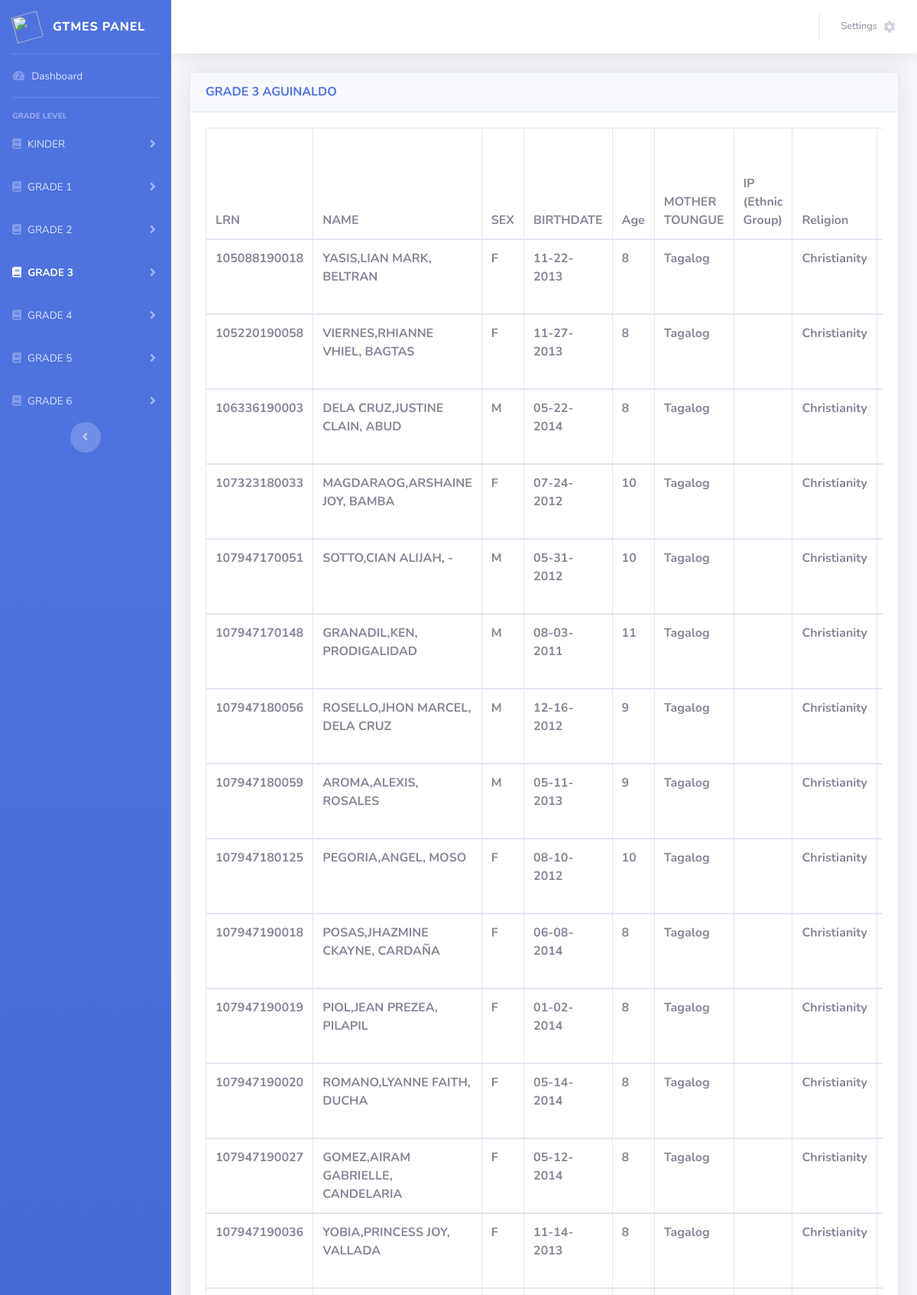
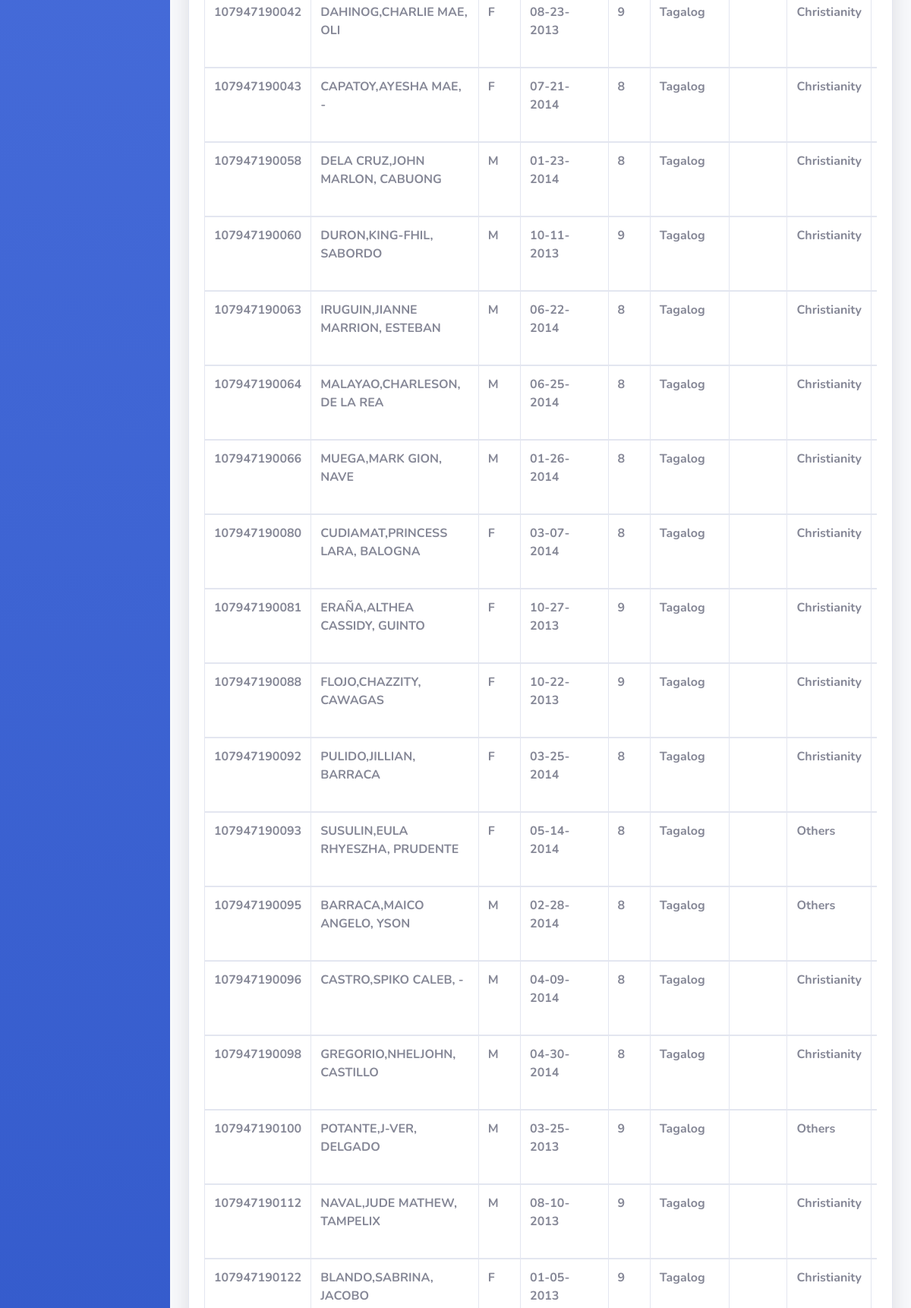
Page /grade3_aguinaldo.php (signed in, upper part) on the committed database (2 pictures, top to bottom).
### tables this page shows
CREATE TABLE `grade3_aguinaldo` (
  `LRN` char(12) NOT NULL,
  `Student_Name` char(150) DEFAULT NULL,
  `Sex` char(1) DEFAULT NULL,
  `Birth_Date` char(10) DEFAULT NULL,
  `Age` char(3) DEFAULT NULL,
  `Mother_Tongue` char(30) DEFAULT NULL,
  `Ethnic_Group` char(30) DEFAULT NULL,
  `Religion` char(30) DEFAULT NULL,
  `House_NO_Street_Sitio_Purok` char(100) DEFAULT NULL,
  `Barangay` char(30) DEFAULT NULL,
  `Municipality` char(30) DEFAULT NULL,
  `Province` char(40) DEFAULT NULL,
  `Father_Name` char(150) DEFAULT NULL,
  `Maiden_Mother_Name` char(150) DEFAULT NULL,
  `Guardian_Name` char(150) DEFAULT NULL,
  `Guardian_Relationship` char(30) DEFAULT NULL,
  `Guardian_Number` char(12) DEFAULT NULL,
  `Learning_Modality` char(30) DEFAULT NULL,
  `Remarks` char(40) DEFAULT NULL
);

### grade3_aguinaldo.php (the view, shortened to what this page needs)
<!DOCTYPE html>
<html lang="en">
<head>
    <link href="vendor/fontawesome-free/css/all.min.css" rel="stylesheet" type="text/css">
    <link href="css/sb-admin-2.min.css" rel="stylesheet">
    <link href="vendor/datatables/dataTables.bootstrap4.min.css" rel="stylesheet">
</head>
<body id="page-top">
    <div id="wrapper">
        <ul class="navbar-nav bg-gradient-primary sidebar sidebar-dark accordion" id="accordionSidebar">
            <a class="sidebar-brand d-flex align-items-center justify-content-center" href="index.php">
                <div class="sidebar-brand-icon rotate-n-15">
                <img width="35" height="35" src="img/logo.png">
                </div>
                <div class="sidebar-brand-text mx-3">GTMES PANEL <sup></sup></div>
            </a>
            <hr class="sidebar-divider my-0">
            <li class="nav-item">
                <a class="nav-link" href="index.php">
                    <i class="fas fa-fw fa-tachometer-alt"></i>
                    <span>Dashboard</span></a>
            </li>
            <hr class="sidebar-divider">
            <div class="sidebar-heading">
                Grade Level
            </div>
            <li class="nav-item">
                <a class="nav-link collapsed" href="#" data-toggle="collapse" data-target="#collapseTwo"
                    aria-expanded="true" aria-controls="collapseTwo">
                    <i class="fa fa-book"></i>
                    <span>KINDER</span>
                </a>
            </li>
            <li class="nav-item">
                <a class="nav-link collapsed" href="#" data-toggle="collapse" data-target="#collapseG1"
                    aria-expanded="true" aria-controls="collapseG1">
                    <i class="fa fa-book"></i>
                    <span>GRADE 1</span>
                </a>
            </li>
            <li class="nav-item">
                <a class="nav-link collapsed" href="#" data-toggle="collapse" data-target="#collapseG2"
                    aria-expanded="true" aria-controls="collapseG2">
                    <i class="fa fa-book"></i>
                    <span>GRADE 2</span>
                </a>
            </li>
            <li class="nav-item active">
                <a class="nav-link collapsed" href="#" data-toggle="collapse" data-target="#collapseG3"
                    aria-expanded="true" aria-controls="collapseG3">
                    <i class="fa fa-book"></i>
                    <span>GRADE 3</span>
                </a>
            </li>
            <li class="nav-item">
                <a class="nav-link collapsed" href="#" data-toggle="collapse" data-target="#collapseG4"
                    aria-expanded="true" aria-controls="collapseG4">
                    <i class="fa fa-book"></i>
                    <span>GRADE 4</span>
                </a>
            </li>
            <li class="nav-item">
                <a class="nav-link collapsed" href="#" data-toggle="collapse" data-target="#collapseG5"
                    aria-expanded="true" aria-controls="collapseG5">
                    <i class="fa fa-book"></i>
                    <span>GRADE 5</span>
                </a>
            </li>
            <li class="nav-item">
                <a class="nav-link collapsed" href="#" data-toggle="collapse" data-target="#collapseG6"
                    aria-expanded="true" aria-controls="collapseG6">
                    <i class="fa fa-book"></i>
                    <span>GRADE 6</span>
                </a>
            </li>
            <div class="text-center d-none d-md-inline">
                <button class="rounded-circle border-0" id="sidebarToggle"></button>
            </div>
        </ul>
        <div id="content-wrapper" class="d-flex flex-column">
            <div id="content">
                <nav class="navbar navbar-expand navbar-light bg-white topbar mb-4 static-top shadow">
                    <ul class="navbar-nav ml-auto">
                         <li class="nav-item dropdown no-arrow">
                            <a class="nav-link dropdown-toggle" href="#" id="userDropdown" role="button"
                                data-toggle="dropdown" aria-haspopup="true" aria-expanded="false">
                                <span class="mr-2 d-none d-lg-inline text-gray-600 small">Settings</span>
                                <i class="fa fa-cog" aria-hidden="true"></i>
                            </a>
                        </li>
                    </ul>
                </nav>
                <div class="container-fluid">
                    <div class="card shadow mb-4">
                        <div class="card-header py-3">
                            <h6 class="m-0 font-weight-bold text-primary">GRADE 3 AGUINALDO</h6>
                        </div>
                        <div class="card-body">
                            <div class="table-responsive">
                                <table class="table table-bordered" id="dataTable" width="100%" cellspacing="0">
                                     <thead>
                                        <tr>
                                            <th>LRN</th>
                                            <th>NAME</th>
                                            <th>SEX</th>
                                            <th>BIRTHDATE</th>
                                            <th>Age</th>
                                            <th>MOTHER TOUNGUE</th>
                                            <th>IP (Ethnic Group)</th>
                                            <th>Religion</th>
                                            <th>House No/ Street/ Sitio/ Purok</th>
                                        </tr>
                                    </thead>
                                        <?php
                        $con = mysqli_connect("localhost","root","","gtmes_db");
                        $stmt = mysqli_query($con, "SELECT * from grade3_aguinaldo");
                        while ($row = mysqli_fetch_row($stmt)) {
                        echo "<tbody>";
                        echo "<tr>";
                        for ($j = 0; $j < 19; $j++) {
                        echo "<th>".$row[$j]."</th>";
                             }
                        }
                                ?>
                                </table>
                            </div>
                        </div>
                    </div>
                </div>
            </div>
        </div>
    </div>
</body>
</html>

### rows in the picture
grade3_aguinaldo: LRN "105088190018", Student_Name "YASIS,LIAN MARK, BELTRAN", Sex "F", Birth_Date "11-22-2013", Age "8", Mother_Tongue "Tagalog", Religion "Christianity"
grade3_aguinaldo: LRN "105220190058", Student_Name "VIERNES,RHIANNE VHIEL, BAGTAS", Sex "F", Birth_Date "11-27-2013", Age "8", Mother_Tongue "Tagalog", Religion "Christianity"
grade3_aguinaldo: LRN "106336190003", Student_Name "DELA CRUZ,JUSTINE CLAIN, ABUD", Sex "M", Birth_Date "05-22-2014", Age "8", Mother_Tongue "Tagalog", Religion "Christianity"
grade3_aguinaldo: LRN "107323180033", Student_Name "MAGDARAOG,ARSHAINE JOY, BAMBA", Sex "F", Birth_Date "07-24-2012", Age "10", Mother_Tongue "Tagalog", Religion "Christianity"
grade3_aguinaldo: LRN "107947170051", Student_Name "SOTTO,CIAN ALIJAH, -", Sex "M", Birth_Date "05-31-2012", Age "10", Mother_Tongue "Tagalog", Religion "Christianity"
grade3_aguinaldo: LRN "107947170148", Student_Name "GRANADIL,KEN, PRODIGALIDAD", Sex "M", Birth_Date "08-03-2011", Age "11", Mother_Tongue "Tagalog", Religion "Christianity"
grade3_aguinaldo: LRN "107947180056", Student_Name "ROSELLO,JHON MARCEL, DELA CRUZ", Sex "M", Birth_Date "12-16-2012", Age "9", Mother_Tongue "Tagalog", Religion "Christianity"
grade3_aguinaldo: LRN "107947180059", Student_Name "AROMA,ALEXIS, ROSALES", Sex "M", Birth_Date "05-11-2013", Age "9", Mother_Tongue "Tagalog", Religion "Christianity"
grade3_aguinaldo: LRN "107947180125", Student_Name "PEGORIA,ANGEL, MOSO", Sex "F", Birth_Date "08-10-2012", Age "10", Mother_Tongue "Tagalog", Religion "Christianity"
grade3_aguinaldo: LRN "107947190018", Student_Name "POSAS,JHAZMINE CKAYNE, CARDAÑA", Sex "F", Birth_Date "06-08-2014", Age "8", Mother_Tongue "Tagalog", Religion "Christianity"
grade3_aguinaldo: LRN "107947190019", Student_Name "PIOL,JEAN PREZEA, PILAPIL", Sex "F", Birth_Date "01-02-2014", Age "8", Mother_Tongue "Tagalog", Religion "Christianity"
grade3_aguinaldo: LRN "107947190020", Student_Name "ROMANO,LYANNE FAITH, DUCHA", Sex "F", Birth_Date "05-14-2014", Age "8", Mother_Tongue "Tagalog", Religion "Christianity"
grade3_aguinaldo: LRN "107947190027", Student_Name "GOMEZ,AIRAM GABRIELLE, CANDELARIA", Sex "F", Birth_Date "05-12-2014", Age "8", Mother_Tongue "Tagalog", Religion "Christianity"
grade3_aguinaldo: LRN "107947190036", Student_Name "YOBIA,PRINCESS JOY, VALLADA", Sex "F", Birth_Date "11-14-2013", Age "8", Mother_Tongue "Tagalog", Religion "Christianity"
grade3_aguinaldo: LRN "107947190042", Student_Name "DAHINOG,CHARLIE MAE, OLI", Sex "F", Birth_Date "08-23-2013", Age "9", Mother_Tongue "Tagalog", Religion "Christianity"
grade3_aguinaldo: LRN "107947190043", Student_Name "CAPATOY,AYESHA MAE, -", Sex "F", Birth_Date "07-21-2014", Age "8", Mother_Tongue "Tagalog", Religion "Christianity"
grade3_aguinaldo: LRN "107947190058", Student_Name "DELA CRUZ,JOHN MARLON, CABUONG", Sex "M", Birth_Date "01-23-2014", Age "8", Mother_Tongue "Tagalog", Religion "Christianity"
grade3_aguinaldo: LRN "107947190060", Student_Name "DURON,KING-FHIL, SABORDO", Sex "M", Birth_Date "10-11-2013", Age "9", Mother_Tongue "Tagalog", Religion "Christianity"
grade3_aguinaldo: LRN "107947190063", Student_Name "IRUGUIN,JIANNE MARRION, ESTEBAN", Sex "M", Birth_Date "06-22-2014", Age "8", Mother_Tongue "Tagalog", Religion "Christianity"
grade3_aguinaldo: LRN "107947190064", Student_Name "MALAYAO,CHARLESON, DE LA REA", Sex "M", Birth_Date "06-25-2014", Age "8", Mother_Tongue "Tagalog", Religion "Christianity"
grade3_aguinaldo: LRN "107947190066", Student_Name "MUEGA,MARK GION, NAVE", Sex "M", Birth_Date "01-26-2014", Age "8", Mother_Tongue "Tagalog", Religion "Christianity"
grade3_aguinaldo: LRN "107947190080", Student_Name "CUDIAMAT,PRINCESS LARA, BALOGNA", Sex "F", Birth_Date "03-07-2014", Age "8", Mother_Tongue "Tagalog", Religion "Christianity"
grade3_aguinaldo: LRN "107947190081", Student_Name "ERAÑA,ALTHEA CASSIDY, GUINTO", Sex "F", Birth_Date "10-27-2013", Age "9", Mother_Tongue "Tagalog", Religion "Christianity"
grade3_aguinaldo: LRN "107947190088", Student_Name "FLOJO,CHAZZITY, CAWAGAS", Sex "F", Birth_Date "10-22-2013", Age "9", Mother_Tongue "Tagalog", Religion "Christianity"
grade3_aguinaldo: LRN "107947190092", Student_Name "PULIDO,JILLIAN, BARRACA", Sex "F", Birth_Date "03-25-2014", Age "8", Mother_Tongue "Tagalog", Religion "Christianity"
grade3_aguinaldo: LRN "107947190093", Student_Name "SUSULIN,EULA RHYESZHA, PRUDENTE", Sex "F", Birth_Date "05-14-2014", Age "8", Mother_Tongue "Tagalog", Religion "Others"
grade3_aguinaldo: LRN "107947190095", Student_Name "BARRACA,MAICO ANGELO, YSON", Sex "M", Birth_Date "02-28-2014", Age "8", Mother_Tongue "Tagalog", Religion "Others"
grade3_aguinaldo: LRN "107947190096", Student_Name "CASTRO,SPIKO CALEB, -", Sex "M", Birth_Date "04-09-2014", Age "8", Mother_Tongue "Tagalog", Religion "Christianity"
grade3_aguinaldo: LRN "107947190098", Student_Name "GREGORIO,NHELJOHN, CASTILLO", Sex "M", Birth_Date "04-30-2014", Age "8", Mother_Tongue "Tagalog", Religion "Christianity"
grade3_aguinaldo: LRN "107947190100", Student_Name "POTANTE,J-VER, DELGADO", Sex "M", Birth_Date "03-25-2013", Age "9", Mother_Tongue "Tagalog", Religion "Others"
grade3_aguinaldo: LRN "107947190112", Student_Name "NAVAL,JUDE MATHEW, TAMPELIX", Sex "M", Birth_Date "08-10-2013", Age "9", Mother_Tongue "Tagalog", Religion "Christianity"
grade3_aguinaldo: LRN "107947190122", Student_Name "BLANDO,SABRINA, JACOBO", Sex "F", Birth_Date "01-05-2013", Age "9", Mother_Tongue "Tagalog", Religion "Christianity"
